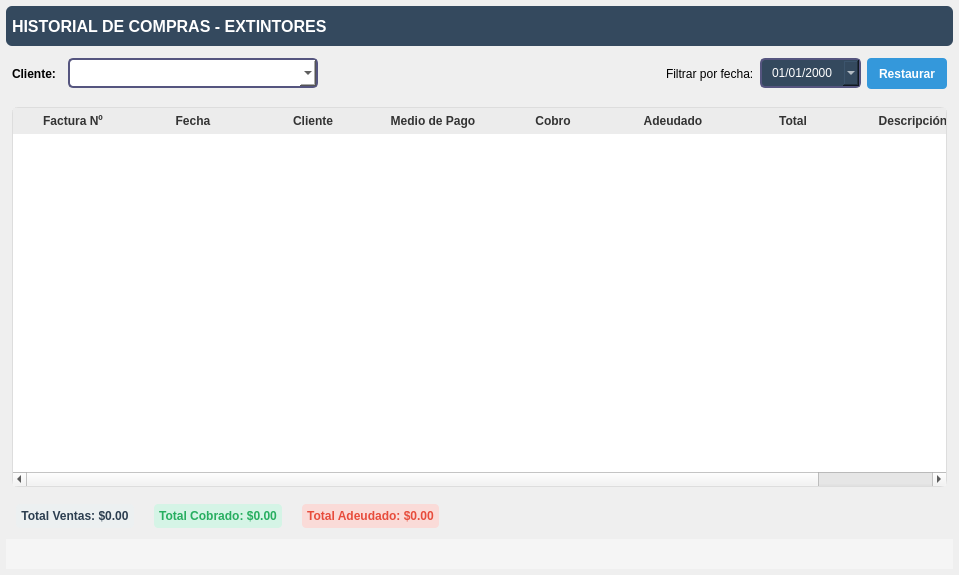
<?xml version="1.0" encoding="UTF-8"?>
<ui version="4.0">
 <class>HistorialCompras</class>
 <widget class="QWidget" name="HistorialCompras">
  <property name="geometry">
   <rect>
    <x>0</x>
    <y>0</y>
    <width>959</width>
    <height>575</height>
   </rect>
  </property>
  <property name="windowTitle">
   <string>Historial de Compras - Extintores</string>
  </property>
  <property name="styleSheet">
   <string notr="true">QFrame {
    border-radius: 6px;
}
QMainWindow {
    background-color: #f9f9f9;
    font-family: &quot;Poppins&quot;, &quot;Segoe UI&quot;, sans-serif;
    font-size: 14px;
}
QPushButton {
    background-color: #3498db;
    color: white;
    border: none;
    border-radius: 4px;
    padding: 3px 8px;
    min-height: 25px;
}
QPushButton:hover {
    background-color: #2980b9;
}
QPushButton:disabled {
    background-color: #bdc3c7;
}
QPushButton#btnCerrarCaja {
    background-color: #e74c3c;
}
QPushButton#btnCerrarCaja:hover {
    background-color: #c0392b;
}
QLineEdit, QComboBox, QDateEdit {
    border: 1px solid #cccccc;
    border-radius: 4px;
    padding: 3px;
    background: white;
}

/* QTableWidget / QTableView */
QHeaderView::section {
    background-color: #ececec;
    color: #333;
    padding: 4px;
    border: none;
    font-weight: bold;
}
QTableWidget {
    border: 1px solid #ddd;
    background-color: white;
    gridline-color: #ccc;
    alternate-background-color: #f2f2f2;
}
QTableWidget::item {
    padding: 6px;
}
QTableWidget::item:hover {
    background-color: #f0f8ff;
}
/* QLineEdit (buscador) */
QLineEdit {
    border: 2px solid #ddd;
    border-radius: 8px;
    padding: 6px 12px;
    background-color: white;
}
QLineEdit:focus {
    border-color: #007BFF;
}
QComboBox {
     border: 2px solid rgb(85, 85, 127);
     border-radius: 5px;
     padding: 5px 8px;
     color: #333;
     background-color: #fff;
   }
QDateEdit {
     border: 2px solid  rgb(85, 85, 127);
     border-radius: 5px;
     padding: 5px 8px;
     color: #333;
     background-color: #fff;
   }
QComboBox:focus {
     border: 1px solid #0078d7;
     background-color: #eef6ff;
   }

QDateEdit:focus {
     border: 1px solid #0078d7;
     background-color: #eef6ff;
   }</string>
  </property>
  <layout class="QVBoxLayout" name="verticalLayout">
   <property name="spacing">
    <number>6</number>
   </property>
   <property name="leftMargin">
    <number>6</number>
   </property>
   <property name="topMargin">
    <number>6</number>
   </property>
   <property name="rightMargin">
    <number>6</number>
   </property>
   <property name="bottomMargin">
    <number>6</number>
   </property>
   <item>
    <widget class="QFrame" name="frameHeader">
     <property name="minimumSize">
      <size>
       <width>0</width>
       <height>40</height>
      </size>
     </property>
     <property name="maximumSize">
      <size>
       <width>16777215</width>
       <height>40</height>
      </size>
     </property>
     <property name="styleSheet">
      <string notr="true">background:#34495E;</string>
     </property>
     <property name="frameShape">
      <enum>QFrame::StyledPanel</enum>
     </property>
     <property name="frameShadow">
      <enum>QFrame::Raised</enum>
     </property>
     <layout class="QHBoxLayout" name="horizontalLayout_1">
      <property name="spacing">
       <number>6</number>
      </property>
      <property name="leftMargin">
       <number>6</number>
      </property>
      <property name="topMargin">
       <number>6</number>
      </property>
      <property name="rightMargin">
       <number>6</number>
      </property>
      <property name="bottomMargin">
       <number>6</number>
      </property>
      <item>
       <widget class="QLabel" name="labelTitle">
        <property name="font">
         <font>
          <pointsize>12</pointsize>
          <bold>true</bold>
         </font>
        </property>
        <property name="styleSheet">
         <string notr="true">color: rgb(255, 255, 255);</string>
        </property>
        <property name="text">
         <string>HISTORIAL DE COMPRAS - EXTINTORES</string>
        </property>
       </widget>
      </item>
      <item>
       <spacer name="horizontalSpacer_1">
        <property name="orientation">
         <enum>Qt::Horizontal</enum>
        </property>
        <property name="sizeHint" stdset="0">
         <size>
          <width>40</width>
          <height>20</height>
         </size>
        </property>
       </spacer>
      </item>
     </layout>
    </widget>
   </item>
   <item>
    <widget class="QFrame" name="frameClienteSelection">
     <property name="frameShape">
      <enum>QFrame::StyledPanel</enum>
     </property>
     <property name="frameShadow">
      <enum>QFrame::Raised</enum>
     </property>
     <layout class="QHBoxLayout" name="horizontalLayout_2">
      <property name="spacing">
       <number>6</number>
      </property>
      <property name="leftMargin">
       <number>6</number>
      </property>
      <property name="topMargin">
       <number>6</number>
      </property>
      <property name="rightMargin">
       <number>6</number>
      </property>
      <property name="bottomMargin">
       <number>6</number>
      </property>
      <item>
       <widget class="QLabel" name="labelCliente">
        <property name="minimumSize">
         <size>
          <width>50</width>
          <height>0</height>
         </size>
        </property>
        <property name="font">
         <font>
          <pointsize>9</pointsize>
          <bold>true</bold>
         </font>
        </property>
        <property name="styleSheet">
         <string notr="true">color:black;</string>
        </property>
        <property name="text">
         <string>Cliente:</string>
        </property>
       </widget>
      </item>
      <item>
       <widget class="QComboBox" name="comboClientes">
        <property name="minimumSize">
         <size>
          <width>250</width>
          <height>25</height>
         </size>
        </property>
        <property name="styleSheet">
         <string notr="true">color:black;</string>
        </property>
        <property name="editable">
         <bool>false</bool>
        </property>
        <property name="sizeAdjustPolicy">
         <enum>QComboBox::AdjustToContents</enum>
        </property>
        <property name="minimumContentsLength">
         <number>10</number>
        </property>
       </widget>
      </item>
      <item>
       <spacer name="horizontalSpacer_2">
        <property name="orientation">
         <enum>Qt::Horizontal</enum>
        </property>
        <property name="sizeHint" stdset="0">
         <size>
          <width>40</width>
          <height>20</height>
         </size>
        </property>
       </spacer>
      </item>
      <item>
       <widget class="QLabel" name="labelFiltroFecha">
        <property name="font">
         <font>
          <pointsize>9</pointsize>
         </font>
        </property>
        <property name="styleSheet">
         <string notr="true">color:black;</string>
        </property>
        <property name="text">
         <string>Filtrar por fecha:</string>
        </property>
       </widget>
      </item>
      <item>
       <widget class="QDateEdit" name="dateEdit">
        <property name="minimumSize">
         <size>
          <width>100</width>
          <height>25</height>
         </size>
        </property>
        <property name="styleSheet">
         <string notr="true">background:#34495E;
color: rgb(255, 255, 255);</string>
        </property>
        <property name="displayFormat">
         <string>dd/MM/yyyy</string>
        </property>
        <property name="calendarPopup">
         <bool>true</bool>
        </property>
       </widget>
      </item>
      <item>
       <widget class="QPushButton" name="btnRestaurar">
        <property name="minimumSize">
         <size>
          <width>80</width>
          <height>31</height>
         </size>
        </property>
        <property name="font">
         <font>
          <bold>true</bold>
         </font>
        </property>
        <property name="text">
         <string>Restaurar</string>
        </property>
        <property name="icon">
         <iconset>
          <normaloff>../images/filter.png</normaloff>../images/filter.png</iconset>
        </property>
       </widget>
      </item>
     </layout>
    </widget>
   </item>
   <item>
    <widget class="QFrame" name="frameHistorialCompras">
     <property name="sizePolicy">
      <sizepolicy hsizetype="Preferred" vsizetype="Expanding">
       <horstretch>0</horstretch>
       <verstretch>0</verstretch>
      </sizepolicy>
     </property>
     <property name="frameShape">
      <enum>QFrame::StyledPanel</enum>
     </property>
     <property name="frameShadow">
      <enum>QFrame::Raised</enum>
     </property>
     <layout class="QVBoxLayout" name="verticalLayout_2">
      <property name="spacing">
       <number>4</number>
      </property>
      <property name="leftMargin">
       <number>6</number>
      </property>
      <property name="topMargin">
       <number>6</number>
      </property>
      <property name="rightMargin">
       <number>6</number>
      </property>
      <property name="bottomMargin">
       <number>6</number>
      </property>
      <item>
       <widget class="QTableWidget" name="tableHistorialCompras">
        <property name="styleSheet">
         <string notr="true">color:black;</string>
        </property>
        <property name="editTriggers">
         <set>QAbstractItemView::NoEditTriggers</set>
        </property>
        <property name="alternatingRowColors">
         <bool>false</bool>
        </property>
        <property name="selectionBehavior">
         <enum>QAbstractItemView::SelectRows</enum>
        </property>
        <property name="sortingEnabled">
         <bool>true</bool>
        </property>
        <attribute name="horizontalHeaderDefaultSectionSize">
         <number>120</number>
        </attribute>
        <attribute name="horizontalHeaderStretchLastSection">
         <bool>true</bool>
        </attribute>
        <column>
         <property name="text">
          <string>Factura Nº</string>
         </property>
        </column>
        <column>
         <property name="text">
          <string>Fecha</string>
         </property>
        </column>
        <column>
         <property name="text">
          <string>Cliente</string>
         </property>
        </column>
        <column>
         <property name="text">
          <string>Medio de Pago</string>
         </property>
        </column>
        <column>
         <property name="text">
          <string>Cobro</string>
         </property>
        </column>
        <column>
         <property name="text">
          <string>Adeudado</string>
         </property>
        </column>
        <column>
         <property name="text">
          <string>Total</string>
         </property>
        </column>
        <column>
         <property name="text">
          <string>Descripción</string>
         </property>
        </column>
       </widget>
      </item>
     </layout>
    </widget>
   </item>
   <item>
    <widget class="QFrame" name="frameEstadisticas">
     <property name="maximumSize">
      <size>
       <width>16777215</width>
       <height>40</height>
      </size>
     </property>
     <property name="frameShape">
      <enum>QFrame::StyledPanel</enum>
     </property>
     <property name="frameShadow">
      <enum>QFrame::Raised</enum>
     </property>
     <layout class="QHBoxLayout" name="horizontalLayout_4">
      <property name="spacing">
       <number>20</number>
      </property>
      <property name="leftMargin">
       <number>10</number>
      </property>
      <property name="topMargin">
       <number>5</number>
      </property>
      <property name="rightMargin">
       <number>10</number>
      </property>
      <property name="bottomMargin">
       <number>5</number>
      </property>
      <item>
       <widget class="QLabel" name="labelTotalVentas">
        <property name="font">
         <font>
          <pointsize>9</pointsize>
          <bold>true</bold>
         </font>
        </property>
        <property name="styleSheet">
         <string notr="true">color: #2c3e50;
background-color: #ecf0f1;
padding: 5px;
border-radius: 4px;</string>
        </property>
        <property name="text">
         <string>Total Ventas: $0.00</string>
        </property>
        <property name="alignment">
         <set>Qt::AlignCenter</set>
        </property>
       </widget>
      </item>
      <item>
       <widget class="QLabel" name="labelTotalCobrado">
        <property name="font">
         <font>
          <pointsize>9</pointsize>
          <bold>true</bold>
         </font>
        </property>
        <property name="styleSheet">
         <string notr="true">color: #27ae60;
background-color: #d5f4e6;
padding: 5px;
border-radius: 4px;</string>
        </property>
        <property name="text">
         <string>Total Cobrado: $0.00</string>
        </property>
        <property name="alignment">
         <set>Qt::AlignCenter</set>
        </property>
       </widget>
      </item>
      <item>
       <widget class="QLabel" name="labelTotalAdeudado">
        <property name="font">
         <font>
          <pointsize>9</pointsize>
          <bold>true</bold>
         </font>
        </property>
        <property name="styleSheet">
         <string notr="true">color: #e74c3c;
background-color: #fadbd8;
padding: 5px;
border-radius: 4px;</string>
        </property>
        <property name="text">
         <string>Total Adeudado: $0.00</string>
        </property>
        <property name="alignment">
         <set>Qt::AlignCenter</set>
        </property>
       </widget>
      </item>
      <item>
       <spacer name="horizontalSpacer_5">
        <property name="orientation">
         <enum>Qt::Horizontal</enum>
        </property>
        <property name="sizeHint" stdset="0">
         <size>
          <width>40</width>
          <height>20</height>
         </size>
        </property>
       </spacer>
      </item>
     </layout>
    </widget>
   </item>
   <item>
    <widget class="QWidget" name="widgetPaginacion" native="true">
     <property name="maximumSize">
      <size>
       <width>16777215</width>
       <height>30</height>
      </size>
     </property>
     <property name="styleSheet">
      <string notr="true">background-color: #f5f5f5;
border: none;</string>
     </property>
     <layout class="QHBoxLayout" name="horizontalLayout_3">
      <property name="leftMargin">
       <number>0</number>
      </property>
      <property name="topMargin">
       <number>0</number>
      </property>
      <property name="rightMargin">
       <number>0</number>
      </property>
      <property name="bottomMargin">
       <number>0</number>
      </property>
      <item>
       <spacer name="horizontalSpacer_3">
        <property name="orientation">
         <enum>Qt::Horizontal</enum>
        </property>
        <property name="sizeHint" stdset="0">
         <size>
          <width>40</width>
          <height>20</height>
         </size>
        </property>
       </spacer>
      </item>
      <item>
       <widget class="QPushButton" name="btnFirstPage">
        <property name="cursor">
         <cursorShape>PointingHandCursor</cursorShape>
        </property>
        <property name="text">
         <string/>
        </property>
        <property name="icon">
         <iconset>
          <normaloff>../images/anterior (1).png</normaloff>../images/anterior (1).png</iconset>
        </property>
        <property name="iconSize">
         <size>
          <width>18</width>
          <height>18</height>
         </size>
        </property>
       </widget>
      </item>
      <item>
       <widget class="QPushButton" name="btnPreviousPage">
        <property name="cursor">
         <cursorShape>PointingHandCursor</cursorShape>
        </property>
        <property name="text">
         <string/>
        </property>
        <property name="icon">
         <iconset>
          <normaloff>../images/anterior.png</normaloff>../images/anterior.png</iconset>
        </property>
       </widget>
      </item>
      <item>
       <widget class="QLabel" name="labelPageInfo">
        <property name="styleSheet">
         <string notr="true">color: black</string>
        </property>
        <property name="text">
         <string/>
        </property>
       </widget>
      </item>
      <item>
       <widget class="QPushButton" name="btnNextPage">
        <property name="cursor">
         <cursorShape>PointingHandCursor</cursorShape>
        </property>
        <property name="styleSheet">
         <string notr="true"/>
        </property>
        <property name="text">
         <string/>
        </property>
        <property name="icon">
         <iconset>
          <normaloff>../images/sssiguiente.png</normaloff>../images/sssiguiente.png</iconset>
        </property>
       </widget>
      </item>
      <item>
       <widget class="QPushButton" name="btnLastPage">
        <property name="cursor">
         <cursorShape>PointingHandCursor</cursorShape>
        </property>
        <property name="styleSheet">
         <string notr="true"/>
        </property>
        <property name="text">
         <string/>
        </property>
        <property name="icon">
         <iconset>
          <normaloff>../images/proximo (1).png</normaloff>../images/proximo (1).png</iconset>
        </property>
        <property name="iconSize">
         <size>
          <width>18</width>
          <height>18</height>
         </size>
        </property>
       </widget>
      </item>
      <item>
       <spacer name="horizontalSpacer_4">
        <property name="orientation">
         <enum>Qt::Horizontal</enum>
        </property>
        <property name="sizeHint" stdset="0">
         <size>
          <width>40</width>
          <height>20</height>
         </size>
        </property>
       </spacer>
      </item>
     </layout>
    </widget>
   </item>
  </layout>
 </widget>
 <resources/>
 <connections/>
</ui>
